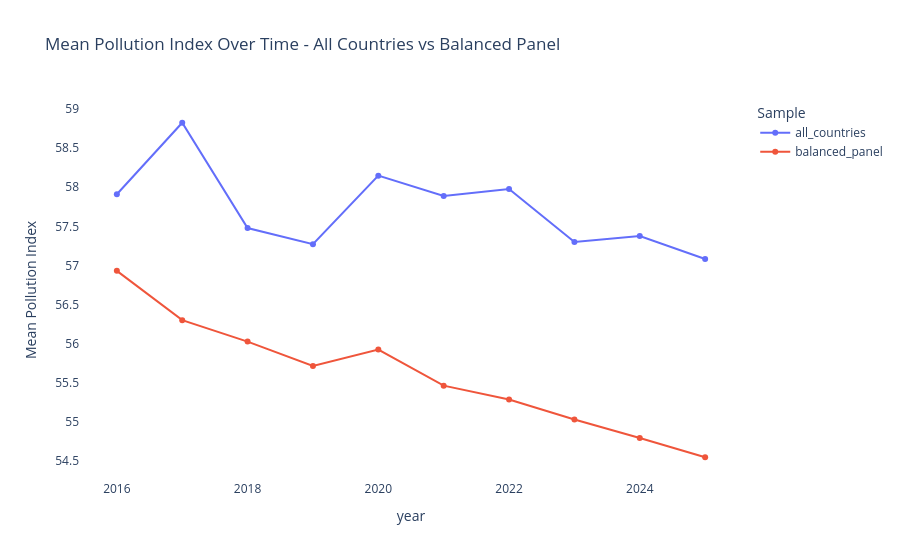

Notebook code for this chart:
### Code cell
# Trend in mean Pollution Index over time - compare all-countries vs balanced panel
# to separate real movement from sample-change artifacts.
balanced = df.groupby('Country').filter(lambda g: g['year'].nunique() == df['year'].nunique())
print(f'Balanced panel: {balanced["Country"].nunique()} countries across all years')

trend = (
    df.groupby('year')['Pollution Index'].mean().rename('all_countries')
      .to_frame()
      .join(balanced.groupby('year')['Pollution Index'].mean().rename('balanced_panel'))
)
print('\nMean pollution index over time:')
print(trend.round(2).to_string())

fig = px.line(trend.reset_index().melt(id_vars='year', var_name='sample', value_name='mean_index'),
              x='year', y='mean_index', color='sample', markers=True,
              title='Mean Pollution Index Over Time - All Countries vs Balanced Panel',
              labels={'mean_index': 'Mean Pollution Index', 'sample': 'Sample'})
fig.update_layout(plot_bgcolor='white', paper_bgcolor='white')
fig.show()

### Figure 1 — Plotly figure (JSON) as saved in the notebook; plotly's stock layout.template omitted (floating-point values rounded to 4 significant figures)
{"data": [{"hovertemplate": "Sample=all_countries<br>year=%{x}<br>Mean Pollution Index=%{y}<extra></extra>", "legendgroup": "all_countries", "line": {"color": "#636efa", "dash": "solid"}, "marker": {"symbol": "circle"}, "mode": "lines+markers", "name": "all_countries", "orientation": "v", "showlegend": true, "type": "scatter", "x": [2016, 2017, 2018, 2019, 2020, 2021, 2022, 2023, 2024, 2025], "xaxis": "x", "y": [57.91, 58.83, 57.48, 57.27, 58.15, 57.89, 57.98, 57.3, 57.38, 57.08], "yaxis": "y"}, {"hovertemplate": "Sample=balanced_panel<br>year=%{x}<br>Mean Pollution Index=%{y}<extra></extra>", "legendgroup": "balanced_panel", "line": {"color": "#EF553B", "dash": "solid"}, "marker": {"symbol": "circle"}, "mode": "lines+markers", "name": "balanced_panel", "orientation": "v", "showlegend": true, "type": "scatter", "x": [2016, 2017, 2018, 2019, 2020, 2021, 2022, 2023, 2024, 2025], "xaxis": "x", "y": [56.93, 56.3, 56.02, 55.71, 55.92, 55.46, 55.28, 55.03, 54.79, 54.54], "yaxis": "y"}], "layout": {"legend": {"title": {"text": "Sample"}, "tracegroupgap": 0}, "paper_bgcolor": "white", "plot_bgcolor": "white", "title": {"text": "Mean Pollution Index Over Time - All Countries vs Balanced Panel"}, "xaxis": {"anchor": "y", "domain": [0, 1], "title": {"text": "year"}}, "yaxis": {"anchor": "x", "domain": [0, 1], "title": {"text": "Mean Pollution Index"}}}}
